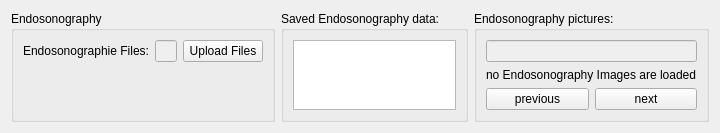
          <widget class="QWidget" name="ednosonography">
           <property name="geometry">
            <rect>
             <x>0</x>
             <y>0</y>
             <width>674</width>
             <height>122</height>
            </rect>
           </property>
           <attribute name="label">
            <string>Endosonography</string>
           </attribute>
           <layout class="QGridLayout" name="gridLayout_29">
            <item row="0" column="0">
             <widget class="QGroupBox" name="groupBox_34">
              <property name="title">
               <string>Endosonography</string>
              </property>
              <layout class="QGridLayout" name="gridLayout_43">
               <item row="1" column="0">
                <widget class="QLabel" name="label_79">
                 <property name="text">
                  <string>Endosonographie Files:</string>
                 </property>
                </widget>
               </item>
               <item row="2" column="1">
                <spacer name="verticalSpacer_5">
                 <property name="orientation">
                  <enum>Qt::Vertical</enum>
                 </property>
                 <property name="sizeHint" stdset="0">
                  <size>
                   <width>20</width>
                   <height>40</height>
                  </size>
                 </property>
                </spacer>
               </item>
               <item row="1" column="1">
                <layout class="QHBoxLayout" name="horizontalLayout_6">
                 <item>
                  <widget class="QLineEdit" name="endosono_file_text">
                   <property name="enabled">
                    <bool>false</bool>
                   </property>
                   <property name="readOnly">
                    <bool>true</bool>
                   </property>
                  </widget>
                 </item>
                 <item>
                  <widget class="QPushButton" name="endosono_upload_button">
                   <property name="text">
                    <string>Upload Files</string>
                   </property>
                  </widget>
                 </item>
                </layout>
               </item>
              </layout>
             </widget>
            </item>
            <item row="0" column="1">
             <widget class="QGroupBox" name="groupBox_35">
              <property name="title">
               <string>Saved Endosonography data:</string>
              </property>
              <layout class="QGridLayout" name="gridLayout_44">
               <item row="0" column="0">
                <widget class="QTextEdit" name="textEdit_10">
                 <property name="readOnly">
                  <bool>true</bool>
                 </property>
                </widget>
               </item>
              </layout>
             </widget>
            </item>
            <item row="0" column="2">
             <widget class="QGroupBox" name="groupBox_38">
              <property name="title">
               <string>Endosonography pictures:</string>
              </property>
              <layout class="QGridLayout" name="gridLayout_61">
               <item row="2" column="0" alignment="Qt::AlignHCenter">
                <widget class="QLabel" name="label_80">
                 <property name="sizePolicy">
                  <sizepolicy hsizetype="Expanding" vsizetype="Expanding">
                   <horstretch>0</horstretch>
                   <verstretch>0</verstretch>
                  </sizepolicy>
                 </property>
                 <property name="text">
                  <string>no Endosonography Images are loaded</string>
                 </property>
                </widget>
               </item>
               <item row="3" column="0">
                <layout class="QHBoxLayout" name="horizontalLayout_5">
                 <item>
                  <widget class="QPushButton" name="manometrie_delete_button_11">
                   <property name="text">
                    <string>previous</string>
                   </property>
                  </widget>
                 </item>
                 <item>
                  <widget class="QPushButton" name="pushButton_27">
                   <property name="text">
                    <string>next</string>
                   </property>
                  </widget>
                 </item>
                </layout>
               </item>
               <item row="1" column="0">
                <widget class="QLineEdit" name="lineEdit">
                 <property name="enabled">
                  <bool>false</bool>
                 </property>
                </widget>
               </item>
              </layout>
             </widget>
            </item>
           </layout>
          </widget>
